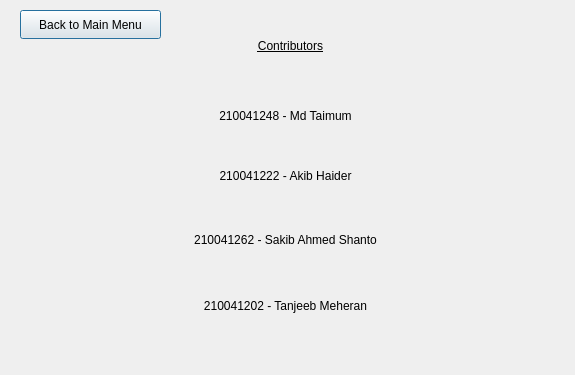
<?xml version="1.0" encoding="UTF-8"?>
<ui version="4.0">
 <class>AboutUs_cust_login</class>
 <widget class="QDialog" name="AboutUs_cust_login">
  <property name="geometry">
   <rect>
    <x>0</x>
    <y>0</y>
    <width>575</width>
    <height>375</height>
   </rect>
  </property>
  <property name="windowTitle">
   <string>Dialog</string>
  </property>
  <widget class="QLabel" name="label_2">
   <property name="geometry">
    <rect>
     <x>550</x>
     <y>390</y>
     <width>81</width>
     <height>31</height>
    </rect>
   </property>
   <property name="styleSheet">
    <string notr="true">font: 15pt &quot;Lato Black&quot;;
color: rgb(0, 0, 0);</string>
   </property>
   <property name="text">
    <string>Email:</string>
   </property>
  </widget>
  <widget class="QLabel" name="label">
   <property name="geometry">
    <rect>
     <x>610</x>
     <y>390</y>
     <width>421</width>
     <height>31</height>
    </rect>
   </property>
   <property name="styleSheet">
    <string notr="true">font: 15pt &quot;Lato&quot;;
color: rgb(0, 0, 0);</string>
   </property>
   <property name="text">
    <string> bookhavensheraaa@gmail.com</string>
   </property>
   <property name="alignment">
    <set>Qt::AlignCenter</set>
   </property>
  </widget>
  <widget class="QLabel" name="label_4">
   <property name="geometry">
    <rect>
     <x>610</x>
     <y>430</y>
     <width>421</width>
     <height>31</height>
    </rect>
   </property>
   <property name="styleSheet">
    <string notr="true">font: 15pt &quot;Lato&quot;;
color: rgb(0, 0, 0);</string>
   </property>
   <property name="text">
    <string>+8801987365331</string>
   </property>
   <property name="alignment">
    <set>Qt::AlignCenter</set>
   </property>
  </widget>
  <widget class="QLabel" name="label_3">
   <property name="geometry">
    <rect>
     <x>550</x>
     <y>430</y>
     <width>81</width>
     <height>31</height>
    </rect>
   </property>
   <property name="styleSheet">
    <string notr="true">font: 15pt &quot;Lato Black&quot;;
color: rgb(0, 0, 0);</string>
   </property>
   <property name="text">
    <string>Call:</string>
   </property>
  </widget>
  <widget class="QLabel" name="label_6">
   <property name="geometry">
    <rect>
     <x>570</x>
     <y>330</y>
     <width>421</width>
     <height>31</height>
    </rect>
   </property>
   <property name="styleSheet">
    <string notr="true">
text-decoration: underline;
font: 15pt &quot;Lato Black&quot;;
color: rgb(0, 0, 0);</string>
   </property>
   <property name="text">
    <string>CONTACT BOOKHAVEN</string>
   </property>
   <property name="alignment">
    <set>Qt::AlignCenter</set>
   </property>
  </widget>
  <widget class="QLabel" name="label_5">
   <property name="geometry">
    <rect>
     <x>20</x>
     <y>30</y>
     <width>541</width>
     <height>31</height>
    </rect>
   </property>
   <property name="styleSheet">
    <string notr="true">
text-decoration: underline;
font: 15pt &quot;Lato Black&quot;;
color: rgb(0, 0, 0);</string>
   </property>
   <property name="text">
    <string>Contributors</string>
   </property>
   <property name="alignment">
    <set>Qt::AlignCenter</set>
   </property>
  </widget>
  <widget class="QLabel" name="label_9">
   <property name="geometry">
    <rect>
     <x>10</x>
     <y>220</y>
     <width>551</width>
     <height>40</height>
    </rect>
   </property>
   <property name="styleSheet">
    <string notr="true">

font: 13pt &quot;Lato &quot;;
color: rgb(0, 0, 0);</string>
   </property>
   <property name="text">
    <string>210041262 - Sakib Ahmed Shanto</string>
   </property>
   <property name="alignment">
    <set>Qt::AlignCenter</set>
   </property>
  </widget>
  <widget class="QLabel" name="label_7">
   <property name="geometry">
    <rect>
     <x>10</x>
     <y>100</y>
     <width>551</width>
     <height>31</height>
    </rect>
   </property>
   <property name="styleSheet">
    <string notr="true">

font: 13pt &quot;Lato &quot;;
color: rgb(0, 0, 0);</string>
   </property>
   <property name="text">
    <string>210041248 - Md Taimum</string>
   </property>
   <property name="alignment">
    <set>Qt::AlignCenter</set>
   </property>
  </widget>
  <widget class="QLabel" name="label_10">
   <property name="geometry">
    <rect>
     <x>10</x>
     <y>290</y>
     <width>551</width>
     <height>31</height>
    </rect>
   </property>
   <property name="styleSheet">
    <string notr="true">

font: 13pt &quot;Lato &quot;;
color: rgb(0, 0, 0);</string>
   </property>
   <property name="text">
    <string>210041202 - Tanjeeb Meheran</string>
   </property>
   <property name="alignment">
    <set>Qt::AlignCenter</set>
   </property>
  </widget>
  <widget class="QLabel" name="label_8">
   <property name="geometry">
    <rect>
     <x>10</x>
     <y>160</y>
     <width>551</width>
     <height>31</height>
    </rect>
   </property>
   <property name="styleSheet">
    <string notr="true">

font: 13pt &quot;Lato &quot;;
color: rgb(0, 0, 0);</string>
   </property>
   <property name="text">
    <string>210041222 - Akib Haider</string>
   </property>
   <property name="alignment">
    <set>Qt::AlignCenter</set>
   </property>
  </widget>
  <widget class="QPushButton" name="pushButton">
   <property name="geometry">
    <rect>
     <x>20</x>
     <y>10</y>
     <width>141</width>
     <height>29</height>
    </rect>
   </property>
   <property name="text">
    <string>Back to Main Menu</string>
   </property>
  </widget>
 </widget>
 <resources/>
 <connections/>
</ui>
